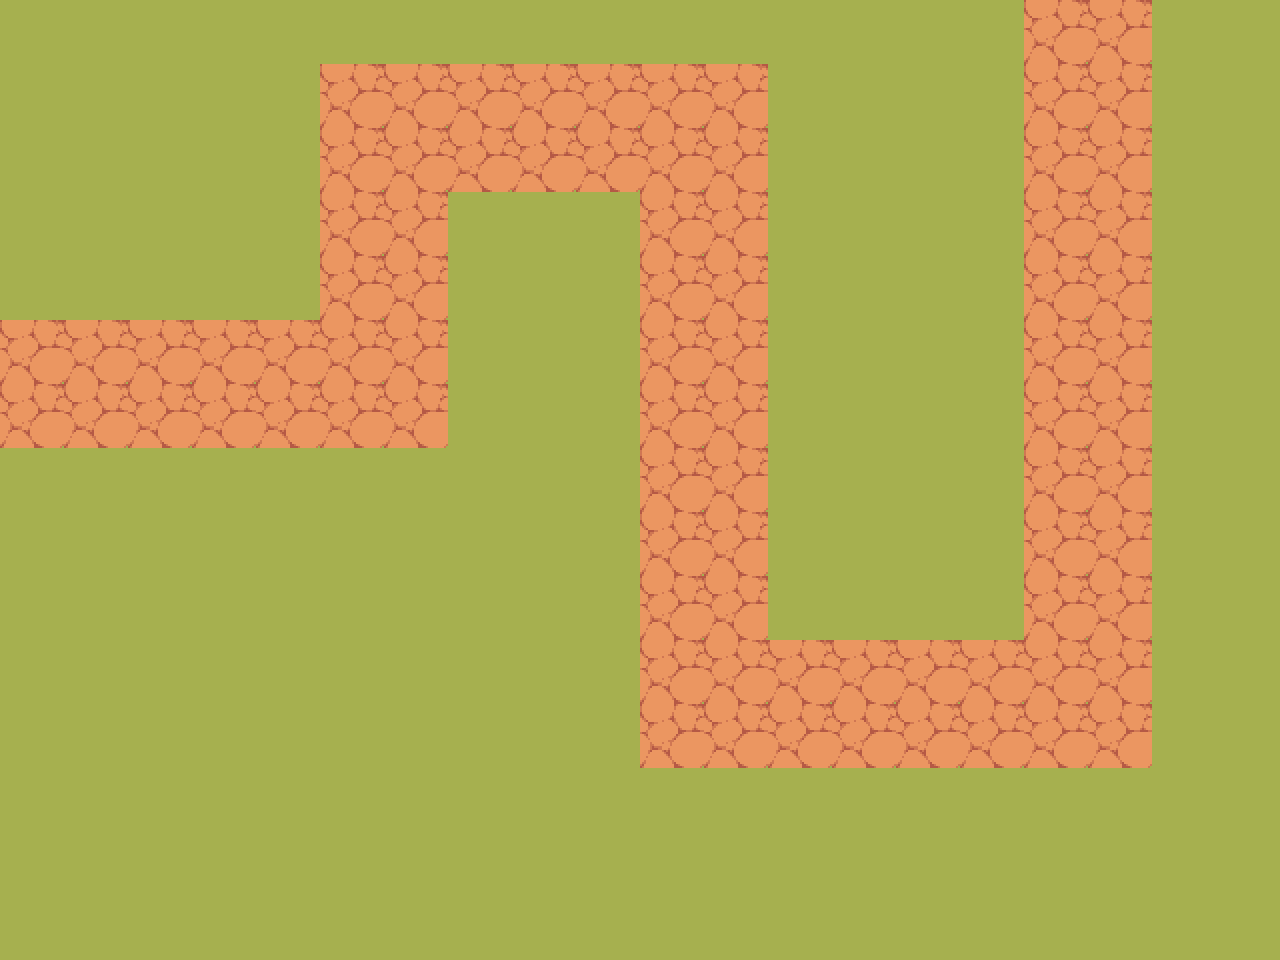

This is a level from a 2D game, rendered from its Tiled map with the project's own tilesets. A one-line summary and the complete map file follow:
An orthogonal 20x15 tile map with 64x64 px tiles, 2 tile layers (Ground, Brick), 2 tilesets and 3 objects (starting point, end point, path).

<map version="1.10" tiledversion="1.11.2" orientation="orthogonal" renderorder="right-down" width="20" height="15" tilewidth="64" tileheight="64" infinite="0" nextlayerid="6" nextobjectid="20">
 <editorsettings>
  <export target="first_round_map_ob_EXPj..tmx" format="tmx" />
 </editorsettings>
 <tileset firstgid="1" name="FieldsTile_01_64x64" tilewidth="64" tileheight="64" tilecount="1" columns="1">
  <image source="../tileset/FieldsTile_01_64x64.png" width="64" height="64" />
 </tileset>
 <tileset firstgid="2" name="field_tile" tilewidth="64" tileheight="64" tilecount="1" columns="1">
  <image source="../tileset/FieldsTile_38_64x64.png" width="64" height="64" />
 </tileset>
 <layer id="1" name="Ground" width="20" height="15">
  <data encoding="csv">
2,2,2,2,2,2,2,2,2,2,2,2,2,2,2,2,2,2,2,2,
2,2,2,2,2,1,1,1,1,1,1,1,2,2,2,2,2,2,2,2,
2,2,2,2,2,1,1,1,1,1,1,1,2,2,2,2,2,2,2,2,
2,2,2,2,2,1,1,2,2,2,1,1,2,2,2,2,2,2,2,2,
2,2,2,2,2,1,1,2,2,2,1,1,2,2,2,2,2,2,2,2,
1,1,1,1,1,1,1,2,2,2,1,1,2,2,2,2,2,2,2,2,
1,1,1,1,1,1,1,2,2,2,1,1,2,2,2,2,2,2,2,2,
2,2,2,2,2,2,2,2,2,2,1,1,2,2,2,2,2,2,2,2,
2,2,2,2,2,2,2,2,2,2,1,1,2,2,2,2,2,2,2,2,
2,2,2,2,2,2,2,2,2,2,1,1,2,2,2,2,2,2,2,2,
2,2,2,2,2,2,2,2,2,2,1,1,1,1,1,1,2,2,2,2,
2,2,2,2,2,2,2,2,2,2,1,1,1,1,1,1,1,1,2,2,
2,2,2,2,2,2,2,2,2,2,2,2,2,2,2,2,2,2,2,2,
2,2,2,2,2,2,2,2,2,2,2,2,2,2,2,2,2,2,2,2,
2,2,2,2,2,2,2,2,2,2,2,2,2,2,2,2,2,2,2,2
</data>
 </layer>
 <layer id="5" name="Brick" width="20" height="15">
  <data encoding="csv">
0,0,0,0,0,0,0,0,0,0,0,0,0,0,0,0,1,1,0,0,
0,0,0,0,0,0,0,0,0,0,0,0,0,0,0,0,1,1,0,0,
0,0,0,0,0,0,0,0,0,0,0,0,0,0,0,0,1,1,0,0,
0,0,0,0,0,0,0,0,0,0,0,0,0,0,0,0,1,1,0,0,
0,0,0,0,0,0,0,0,0,0,0,0,0,0,0,0,1,1,0,0,
0,0,0,0,0,0,0,2,2,0,0,0,0,0,0,0,1,1,0,0,
0,0,0,0,0,0,0,0,0,0,0,0,0,0,0,0,1,1,0,0,
0,0,0,0,0,0,0,0,0,0,0,0,0,0,0,0,1,1,0,0,
0,0,0,0,0,0,0,0,0,0,0,0,0,0,0,0,1,1,0,0,
0,0,0,0,0,0,0,0,0,0,0,0,0,0,0,0,1,1,0,0,
0,0,0,0,0,0,0,0,0,0,0,0,0,0,0,0,1,1,0,0,
0,0,0,0,0,0,0,0,0,0,0,0,0,0,0,0,0,0,0,0,
0,0,0,0,0,0,0,0,0,0,0,0,0,0,0,0,0,0,0,0,
0,0,0,0,0,0,0,0,0,0,0,0,0,0,0,0,0,0,0,0,
0,0,0,0,0,0,0,0,0,0,0,0,0,0,0,0,0,0,0,0
</data>
 </layer>
 <objectgroup id="4" name="Path">
  <object id="7" name="starting point" x="9.04735" y="351.706" width="64" height="64" />
  <object id="11" name="end point" x="1053.36" y="35.958" width="64" height="64" />
  <object id="17" name="path" x="6.34553" y="380.732">
   <polyline points="101.529,2.11518 374.387,2.11518 374.387,-255.937 695.894,-251.706 698.009,323.622 1074.51,321.507 1074.51,-323.622" />
  </object>
 </objectgroup>
</map>
